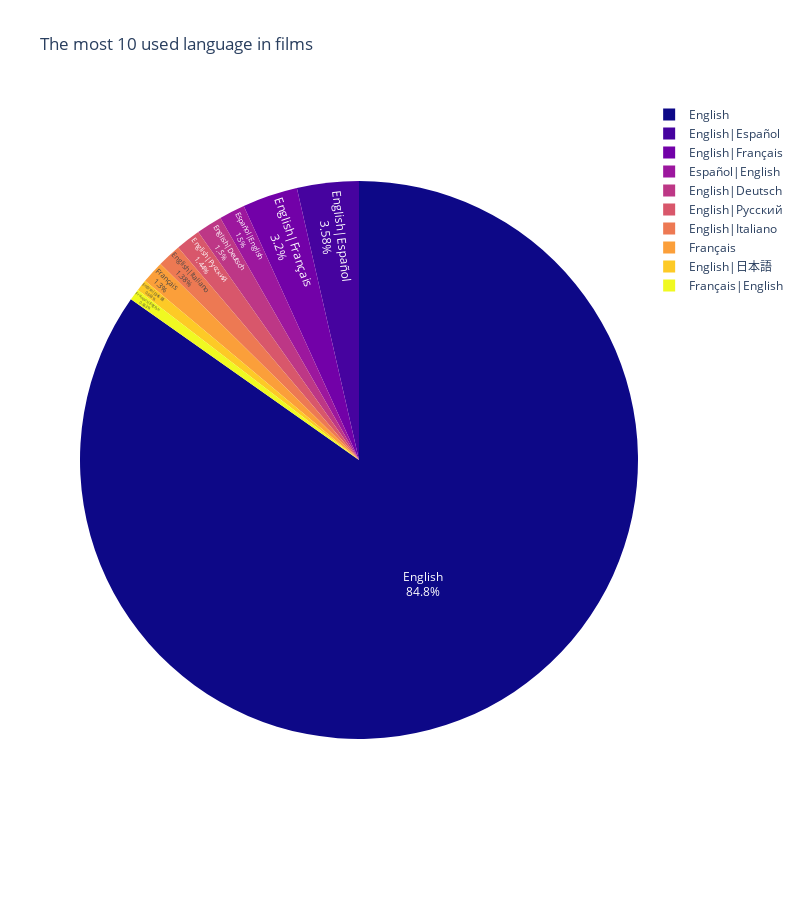

The cell this chart's notebook holds for it:
### Code cell
fig = px.pie(movies_new, values=languages.values, names=languages.index, title='The most 10 used language in films',
             width=800, height=900, color_discrete_sequence=px.colors.sequential.Plasma)
fig.update_traces(textposition='inside', textinfo='percent+label')
fig.update_layout(uniformtext_minsize=12)
fig.show()

### Figure 1 — Plotly figure (JSON) as saved in the notebook; plotly's stock layout.template omitted (floating-point values rounded to 4 significant figures)
{"data": [{"domain": {"x": [0, 1], "y": [0, 1]}, "hovertemplate": "label=%{label}<br>value=%{value}<extra></extra>", "labels": ["English", "English|Español", "English|Français", "Español|English", "English|Deutsch", "English|Pусский", "English|Italiano", "Français", "English|日本語", "Français|English"], "legendgroup": "", "name": "", "showlegend": true, "textinfo": "percent+label", "textposition": "inside", "type": "pie", "values": [2939, 124, 111, 52, 52, 50, 48, 45, 23, 23]}], "layout": {"height": 900, "legend": {"tracegroupgap": 0}, "piecolorway": ["#0d0887", "#46039f", "#7201a8", "#9c179e", "#bd3786", "#d8576b", "#ed7953", "#fb9f3a", "#fdca26", "#f0f921"], "title": {"text": "The most 10 used language in films"}, "uniformtext": {"minsize": 12}, "width": 800}}
